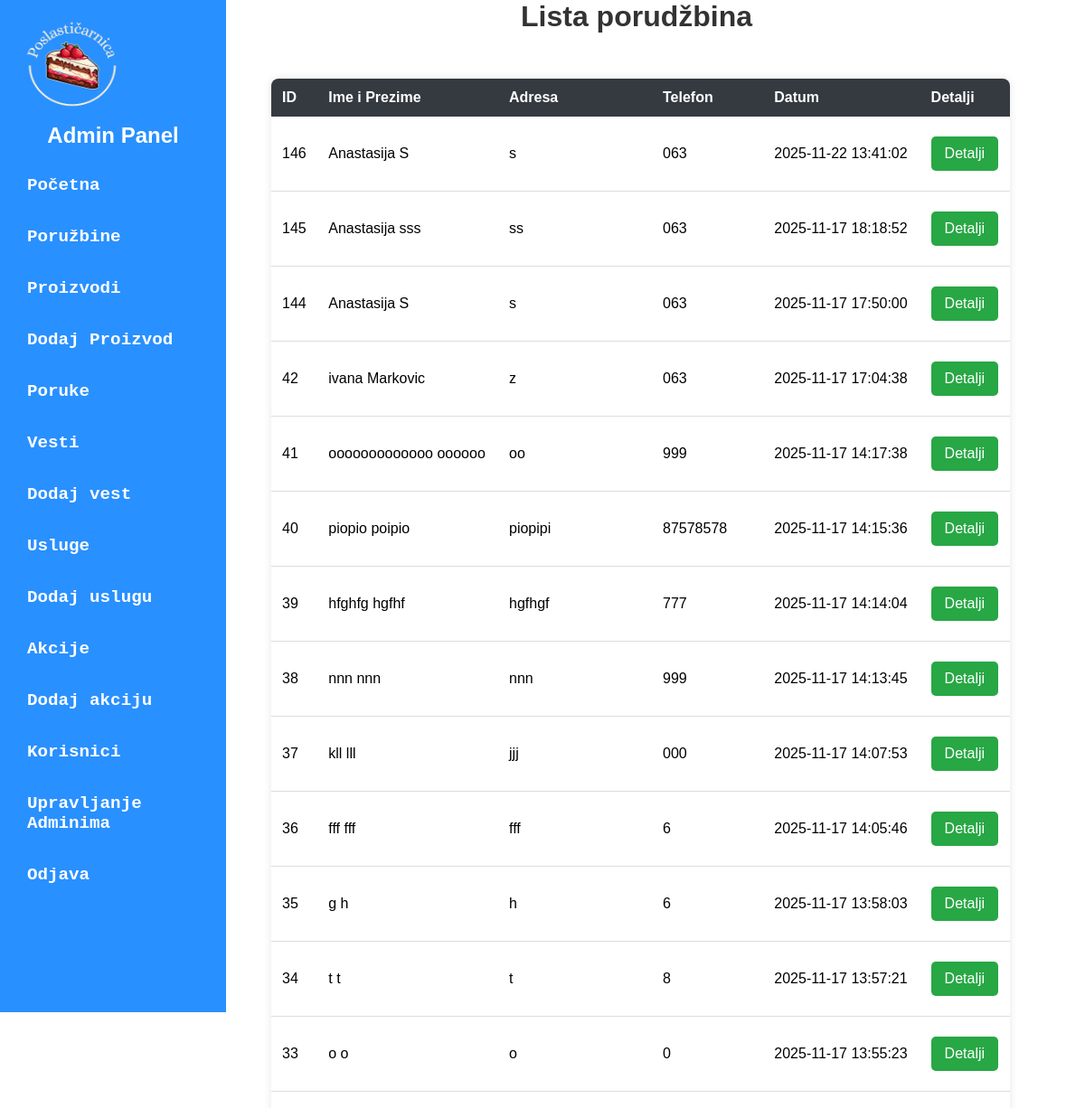
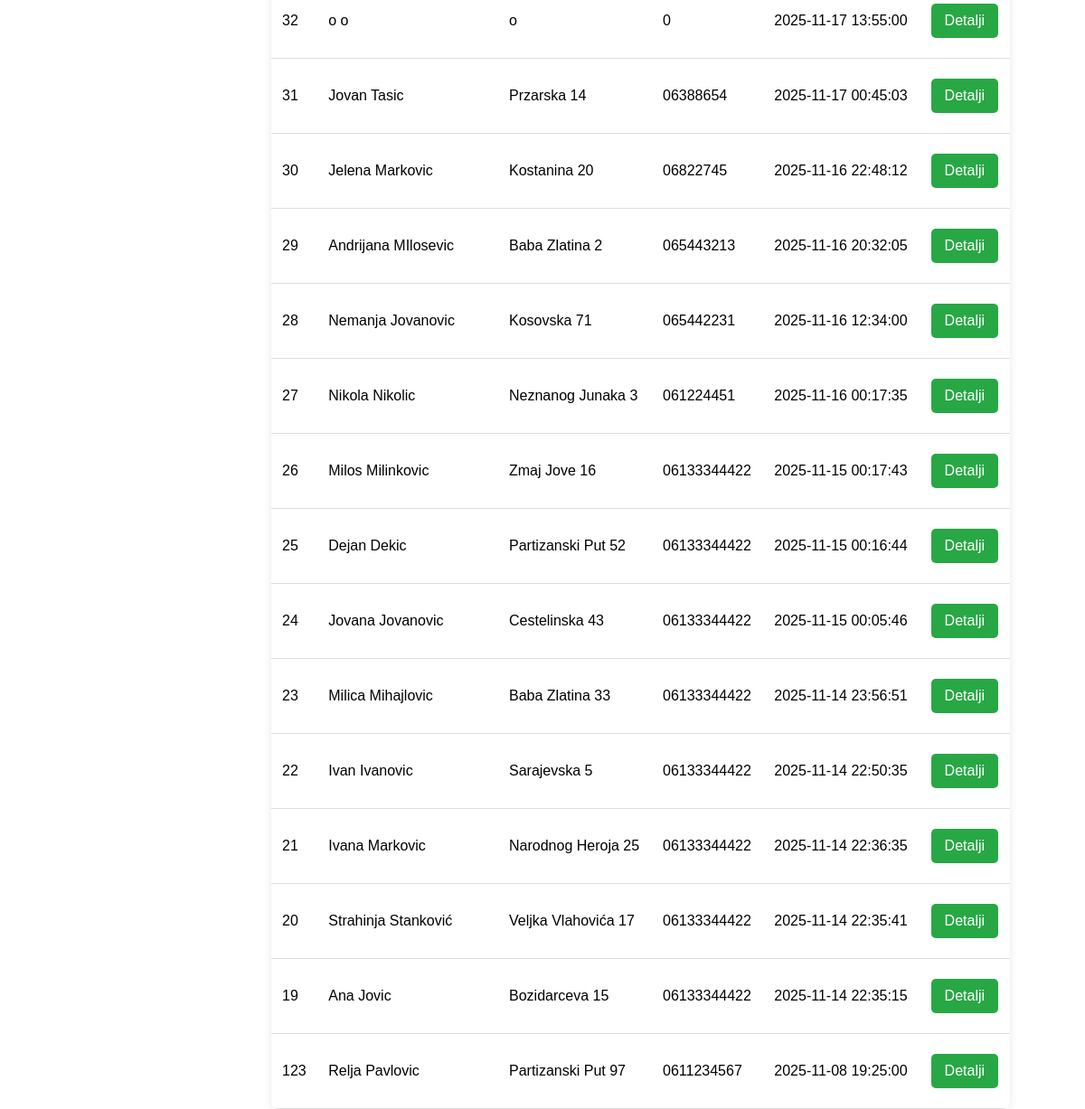
The app's page /admin/admin-dashboard.php?page=poružbina with its own data (2 pictures, top to bottom).
### tables this page shows
CREATE TABLE IF NOT EXISTS `porudzbina` (
  `id` int(10) unsigned NOT NULL AUTO_INCREMENT,
  `ime` varchar(50) NOT NULL,
  `prezime` varchar(50) NOT NULL,
  `email` varchar(50) DEFAULT '',
  `adresa` varchar(100) NOT NULL,
  `telefon` varchar(20) NOT NULL,
  `nacin_placanja` varchar(30) NOT NULL DEFAULT 'gotovina',
  `datum_porudzbine` datetime NOT NULL DEFAULT current_timestamp(),
  PRIMARY KEY (`id`) USING BTREE
);

### admin/model/porudzbineMesecModel.php (called while the page is built, shortened)
<?php
include_once __DIR__ . '/../config/database.php';
$mesec = isset($_GET['mesec']) ? (int)$_GET['mesec'] : date('m');
$godina = isset($_GET['godina']) ? (int)$_GET['godina'] : date('Y');
$query = "SELECT id, ime, prezime, email, adresa, telefon, datum_porudzbine
          FROM porudzbina
          WHERE MONTH(datum_porudzbine) = ? AND YEAR(datum_porudzbine) = ?
          ORDER BY datum_porudzbine DESC";
$stmt = mysqli_prepare($con, $query);
mysqli_stmt_bind_param($stmt, "ii", $mesec, $godina);
mysqli_stmt_execute($stmt);
$result = mysqli_stmt_get_result($stmt);
if ($result && mysqli_num_rows($result) > 0) {
    $porudzbine = mysqli_fetch_all($result, MYSQLI_ASSOC);
}
?>

### admin/view/listaPorudzbina.php (the view, shortened to what this page needs)
<!DOCTYPE html>
<html lang="sr">
<head>
    <link rel="stylesheet" href="./public/table-style.css">
</head>
<body>
    <h1>Lista porudžbina</h1>
    <?php if (empty($porudzbine)): ?>
        <p style="text-align:center;">📭 Trenutno nema porudžbina.</p>
    <?php else: ?>
        <table>
            <tr>
                <th>ID</th>
                <th>Ime i Prezime</th>
                <th>Adresa</th>
                <th>Telefon</th>
                <th>Datum</th>
                <th>Detalji</th>
            </tr>
            <?php foreach ($porudzbine as $p): ?>
                <tr>
                    <td><?= $p['id'] ?></td>
                    <td><?= htmlspecialchars($p['ime'] . ' ' . $p['prezime']) ?></td>
                    <td><?= htmlspecialchars($p['adresa']) ?></td>
                    <td><?= htmlspecialchars($p['telefon']) ?></td>
                    <td><?= $p['datum_porudzbine'] ?></td>
                    <td> <a href="admin-dashboard.php?page=detaljiPorudzbine&id=<?= $p['id'] ?>" id="dugme">Detalji</a>
                    </td>
                </tr>
            <?php endforeach; ?>
        </table>
    <?php endif; ?>
</body>
</html>

### admin/public/admin-nav.css (style rules this page uses)
* { margin: 0; padding: 0; box-sizing: border-box; font-family: Arial, sans-serif; }

### admin/public/table-style.css (style rules this page uses)
h1 { text-align: center; color: #333; }
#dugme { display: inline-block; margin: 10px auto; padding: 10px 15px; text-decoration: none; color: white; background-color: #28a745; border-radius: 5px; text-align: center; }
table { width: 90%; margin: 50px; border-collapse: collapse; background-color: white; box-shadow: 0px 0px 10px rgba(0, 0, 0, 0.1); border-radius: 8px; overflow: hidden; }
th { background-color: #343a40; color: white; padding: 12px; text-align: left; }
td { padding: 12px; border-bottom: 1px solid #ddd; }

### records on screen
porudzbina: id "146", ime+prezime "Anastasija S", adresa "s", telefon "063", datum_porudzbine "2025-11-22 13:41:02"
porudzbina: id "145", ime+prezime "Anastasija sss", adresa "ss", telefon "063", datum_porudzbine "2025-11-17 18:18:52"
porudzbina: id "144", ime+prezime "Anastasija S", adresa "s", telefon "063", datum_porudzbine "2025-11-17 17:50:00"
porudzbina: id "42", ime+prezime "ivana Markovic", adresa "z", telefon "063", datum_porudzbine "2025-11-17 17:04:38"
porudzbina: id "41", ime+prezime "ooooooooooooo oooooo", adresa "oo", telefon "999", datum_porudzbine "2025-11-17 14:17:38"
porudzbina: id "40", ime+prezime "piopio poipio", adresa "piopipi", telefon "87578578", datum_porudzbine "2025-11-17 14:15:36"
porudzbina: id "39", ime+prezime "hfghfg hgfhf", adresa "hgfhgf", telefon "777", datum_porudzbine "2025-11-17 14:14:04"
porudzbina: id "38", ime+prezime "nnn nnn", adresa "nnn", telefon "999", datum_porudzbine "2025-11-17 14:13:45"
porudzbina: id "37", ime+prezime "kll lll", adresa "jjj", telefon "000", datum_porudzbine "2025-11-17 14:07:53"
porudzbina: id "36", ime+prezime "fff fff", adresa "fff", telefon "6", datum_porudzbine "2025-11-17 14:05:46"
porudzbina: id "35", ime+prezime "g h", adresa "h", telefon "6", datum_porudzbine "2025-11-17 13:58:03"
porudzbina: id "34", ime+prezime "t t", adresa "t", telefon "8", datum_porudzbine "2025-11-17 13:57:21"
porudzbina: id "33", ime+prezime "o o", adresa "o", telefon "0", datum_porudzbine "2025-11-17 13:55:23"
porudzbina: id "32", ime+prezime "o o", adresa "o", telefon "0", datum_porudzbine "2025-11-17 13:55:00"
porudzbina: id "31", ime+prezime "Jovan Tasic", adresa "Przarska 14", telefon "06388654", datum_porudzbine "2025-11-17 00:45:03"
porudzbina: id "30", ime+prezime "Jelena Markovic", adresa "Kostanina 20", telefon "06822745", datum_porudzbine "2025-11-16 22:48:12"
porudzbina: id "29", ime+prezime "Andrijana MIlosevic", adresa "Baba Zlatina 2", telefon "065443213", datum_porudzbine "2025-11-16 20:32:05"
porudzbina: id "28", ime+prezime "Nemanja Jovanovic", adresa "Kosovska 71", telefon "065442231", datum_porudzbine "2025-11-16 12:34:00"
porudzbina: id "27", ime+prezime "Nikola Nikolic", adresa "Neznanog Junaka 3", telefon "061224451", datum_porudzbine "2025-11-16 00:17:35"
porudzbina: id "26", ime+prezime "Milos Milinkovic", adresa "Zmaj Jove 16", telefon "06133344422", datum_porudzbine "2025-11-15 00:17:43"
porudzbina: id "25", ime+prezime "Dejan Dekic", adresa "Partizanski Put 52", telefon "06133344422", datum_porudzbine "2025-11-15 00:16:44"
porudzbina: id "24", ime+prezime "Jovana Jovanovic", adresa "Cestelinska 43", telefon "06133344422", datum_porudzbine "2025-11-15 00:05:46"
porudzbina: id "23", ime+prezime "Milica Mihajlovic", adresa "Baba Zlatina 33", telefon "06133344422", datum_porudzbine "2025-11-14 23:56:51"
porudzbina: id "22", ime+prezime "Ivan Ivanovic", adresa "Sarajevska 5", telefon "06133344422", datum_porudzbine "2025-11-14 22:50:35"
porudzbina: id "21", ime+prezime "Ivana Markovic", adresa "Narodnog Heroja 25", telefon "06133344422", datum_porudzbine "2025-11-14 22:36:35"
porudzbina: id "20", ime+prezime "Strahinja Stanković", adresa "Veljka Vlahovića 17", telefon "06133344422", datum_porudzbine "2025-11-14 22:35:41"
porudzbina: id "19", ime+prezime "Ana Jovic", adresa "Bozidarceva 15", telefon "06133344422", datum_porudzbine "2025-11-14 22:35:15"
porudzbina: id "123", ime+prezime "Relja Pavlovic", adresa "Partizanski Put 97", telefon "0611234567", datum_porudzbine "2025-11-08 19:25:00"
